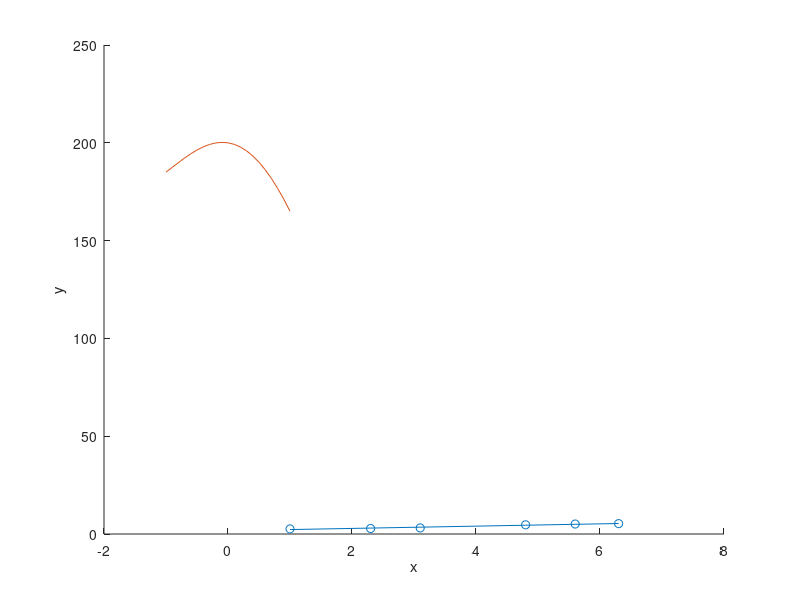

Recreate this plot in MATLAB.
% q1
% the matrix
A = [3,7,-4,12; -5,9,10,2; 6,13,8,11; 15,5,4,1]
% a
maxC = max(A)
minC = min(A)
% b
maxC = max(A')
minC = min(A')

clear
%q2
hourly_rate = [25,32,27,30,38];
hours_worked = [40,35,33,31,42];
output = [120,87,90,78,100];

% element-wise multiplication
worker_earn = hourly_rate .* hours_worked

% total salary paid
total_salary_paid = sum(worker_earn)

% product
number_of_product = sum(output)

% avg. cost
average_cost = total_salary_paid / number_of_product

% avg. time
average_time = sum(hours_worked) / number_of_product

% efficient of each worker
efficiency = worker_earn ./ output;
[most_efficient,most_efficient_worker] = max(efficiency);
[least_efficient,least_efficient_worker] = min(efficiency);
most_efficient_worker
least_efficient_worker

clear
%q3
% a
A = [1,1;-1,1]
b = [5;-2]
inv(A)*b
%b
A2 = [-2,1;-2,1]
b2 = [-5;-5.00001]
pinv(A2)*b2
%c
A3 = [2,-1,1,-2; -1,4,-1,3; 3,-7,-2,1]

b3 = [7;20;-75]
%A3\b3
pinv(A3)*b3

clear
%q4
% a
x = [1,2.3,3.1,4.8,5.6,6.3]
X = [1,1,1,1,1,1;x]'
Y = [2.6,2.8,3.1,4.7,5.1,5.3]'
beta = ((X'*X)^-1) * (X'*Y)
y = Y'

% b
beta = regress(Y,X)

%c
scatter(x,y);grid on; hold on;
plot(x,beta(1) + beta(2)*x)

clear
%q5

f = @(x) 3*x.^4 - 5*x.^3 - 28*x.^2 -5*x + 200;
x = -1:0.1:1;
y = f(x)

%a
plot(x,y),ylabel('y'),xlabel('x'),grid
[x1,y1] = ginput(1)

%b
[max_y,index] = max(y);
max_x = x(index);
max_y
max_x